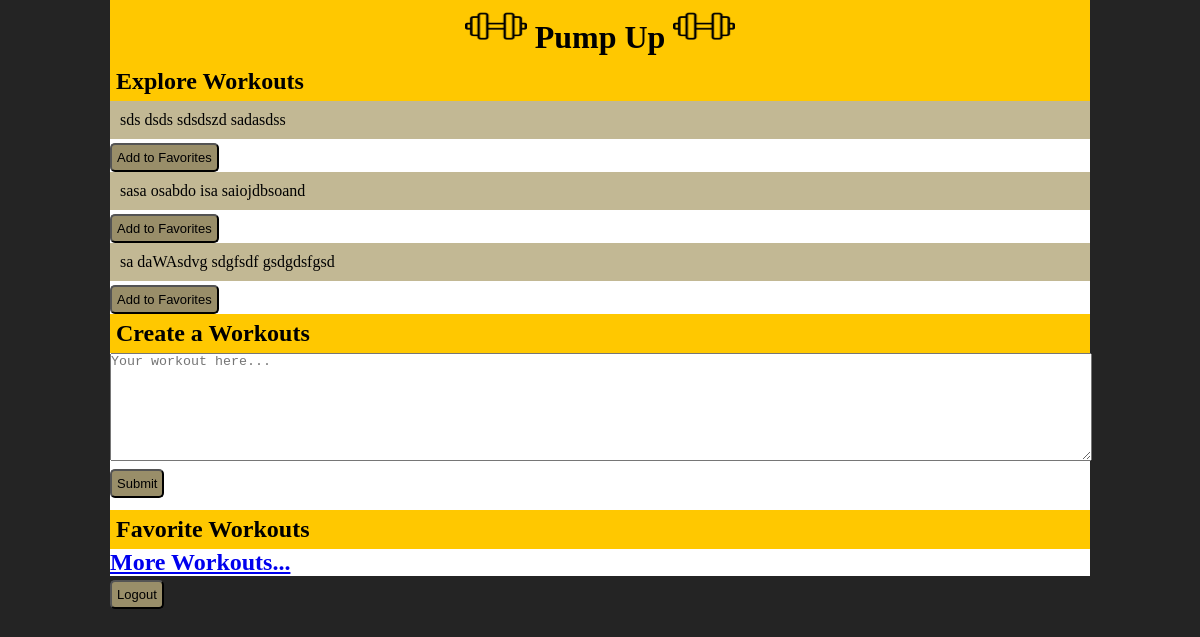
Before: /home (signed in) with the older database file.
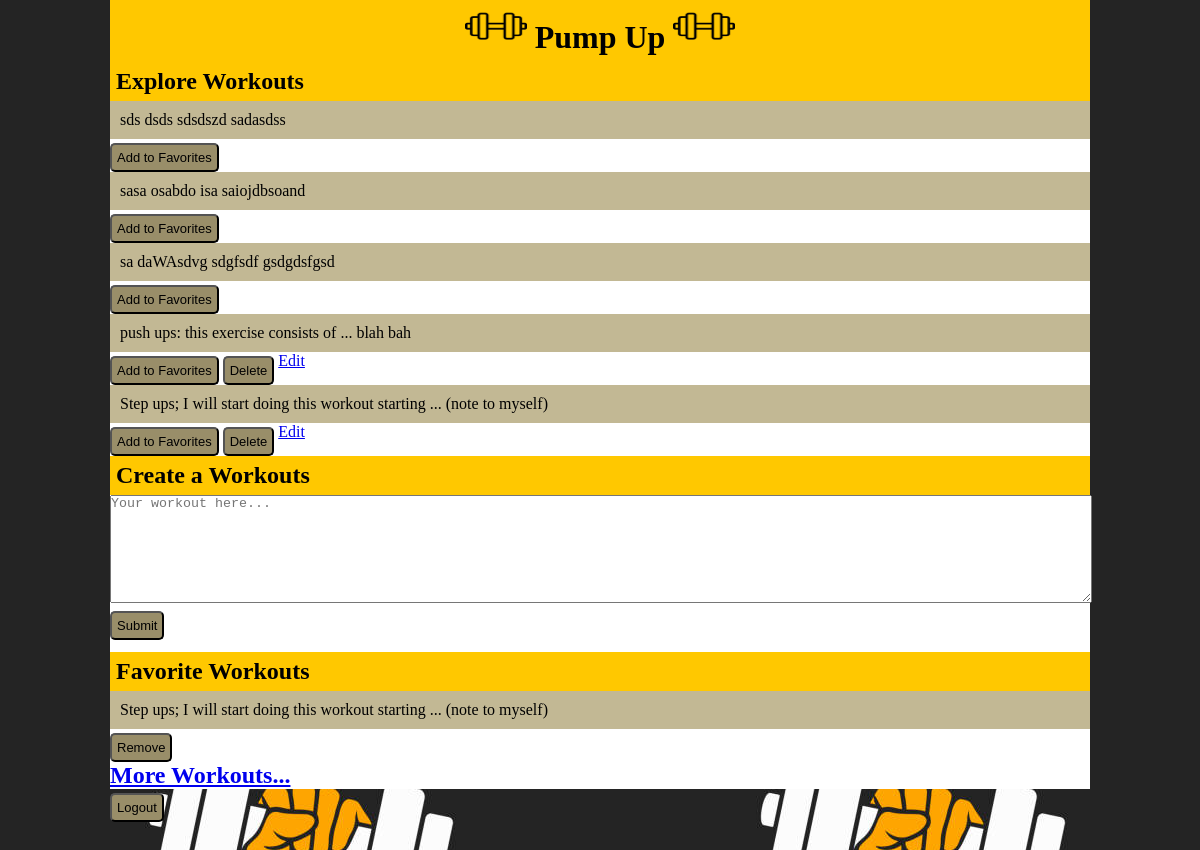
After: the same page with the newer database file.
### workout_app/models.py (models this page shows)
class Workout(models.Model):
    author= models.ForeignKey("User", related_name= "author", on_delete = models.CASCADE)
    workout = models.TextField()
    created_at = models.DateTimeField(auto_now_add=True)
    updated_at = models.DateTimeField(auto_now=True)
    objects = WorkoutManager()

### workout_app/views.py (the view)
# urls.py: path("home", views.home_page),
def home_page(request):
    current_user = User.objects.get(id=request.session['user_id'])
    context = {
        "workouts": Workout.objects.all(),
        "current_user": current_user,
        "favorite":  User.objects.all()
    }
    return render(request, "home.html", context)

### workout_app/templates/home.html (shortened to what this page needs)
<!DOCTYPE html>
<html lang="en">
<head>
    {% load static %}
    <link rel="stylesheet" href="{% static 'css/style.css' %}">
</head>
<body background="{% static 'img/gym_logo.jpg' %}"  class="wrapper">
    <h1 class="head">  <img src="{% static 'img/dumbbell.png' %}" alt="dumbbell" height="42" width="62"> Pump Up <img src="{% static 'img/dumbbell.png' %}" alt="dumbbell" height="42" width="62"> </h1>
    <h2 class="head">Explore Workouts</h2>
    {% for workout in workouts %}
    <div class="workouts">
        <p>{{ workout.workout }} </p>
        <form action ="/add/{{workout.id}}" method="POST"  class="button_group">
            <button type="submit" class="button">Add to Favorites</button>
        </form>
        {% if current_user.id == workout.author.id %}
        <form action="delete/{{workout.id}}" method="POST" class="button_group">
            <button type= "submit" class="button"> Delete </button>
        </form>
        <a href="/edit/{{workout.id}}" class="button_group">Edit</a>
        {% endif %}
    </div>
    {% endfor %}
    <div>
        <h2 class="head">Create a Workouts</h2>
        <form action="/add/workout" method="POST" class="create">
            <textarea name = "workout" placeholder="Your workout here..." class="create_text"></textarea>
            <button type="submit" class="button">Submit</button>
        </form>
    </div>
    <div>
        <h2 class="head">Favorite Workouts</h2>
        {% for favorite in current_user.my_workout.all %}
        <p>{{ favorite.workout }}</p>
        <form action="remove/{{favorite.id}}" method="POST">
            <button type= "submit" class="button"> Remove </button>
        </form>
        {% endfor %}
    </div>
    <div>
        <a href="/more_workouts"><h2>More Workouts...</h2>
    </div>
    <form method= "POST" action="/logout">
        <button type="submit" class="button">Logout</button>
    </form>
</body>
</html>

### workout_app/static/css/style.css (style rules this page uses)
* { padding: 0px; margin: 0px; outline-color: black; }
.wrapper { height: 1040px; width: 980px; margin: 0 auto; }
.wrapper div { background-color: white }
.head { background-color: #ffc800; padding: 6px; }
h1 { text-align: center; padding: 18px; }
.button { border-radius: 5px; padding: 5px; background-color: #998E69; color: black; font-size: small; display: inline-block; margin-top: 4px; }
p { padding: 10px; background-color: #C2B894; }
.button_group { vertical-align: top; display: inline-block; }
.create { height: 157px; width: 980px; }
.create_text { width: 980px; height: 106px; }

Changed rows visible on the page:
added Workout: workout "push ups: this exercise consists of ... blah bah", shown under "Explore Workouts"
added Workout: workout "Step ups; I will start doing this workout starting ... (note to myself)"
